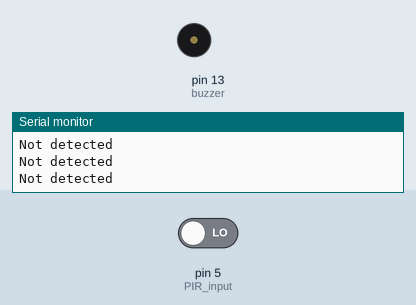
This sketch was run on a simulated Arduino Uno, built with avr-gcc and run on an emulated ATmega328P. Parts: buzzer (waves = sounding, pin HIGH), the last lines printed to the serial monitor. The test bench sets the inputs (shaded band); at power-on: pin 5 (PIR_input) LOW.

Above: at 4.8 s.
4.9 s: pin 5 (PIR_input) driven HIGH
At 6.7 s:
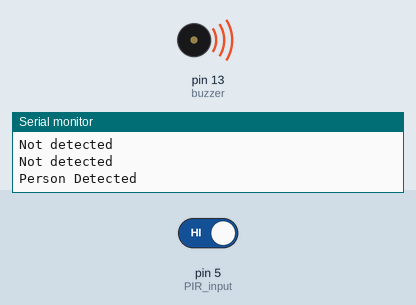
7.6 s: pin 5 (PIR_input) driven LOW
At 9.4 s:
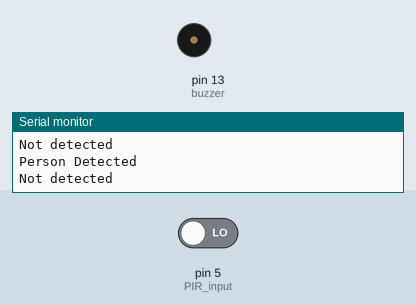
Timing chart, 0 to 10.9 s (numbered marks = the images above; inputs shaded):
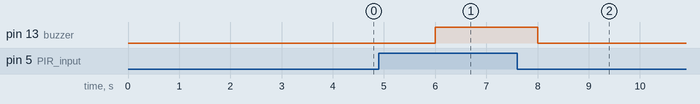

The sketch:

PIR.ino
```cpp
/*
PIR   Arduino
Vcc    3.3v
GND    GND

Buzzer     Arduino
positive   13
negative   GND

*/
int PIR_input=5;
int buzzer=13;
void setup() {
pinMode(PIR_input, INPUT);
pinMode(buzzer, OUTPUT);
Serial.begin(9600);
Serial.write("PIR motion detection module\n\n");
}
void loop() {
if(digitalRead(PIR_input) == HIGH)
{
 digitalWrite(buzzer, HIGH);
 Serial.println("Person Detected");
 }
else {
digitalWrite(buzzer, LOW);
 Serial.println("Not detected");
}

delay(2000);
}
```

Measured:
- after the input at 4.9 s, pin 13 (buzzer): LOW → HIGH after 1.1 s
- after the input at 7.6 s, pin 13 (buzzer): HIGH → LOW after 0.40 s
